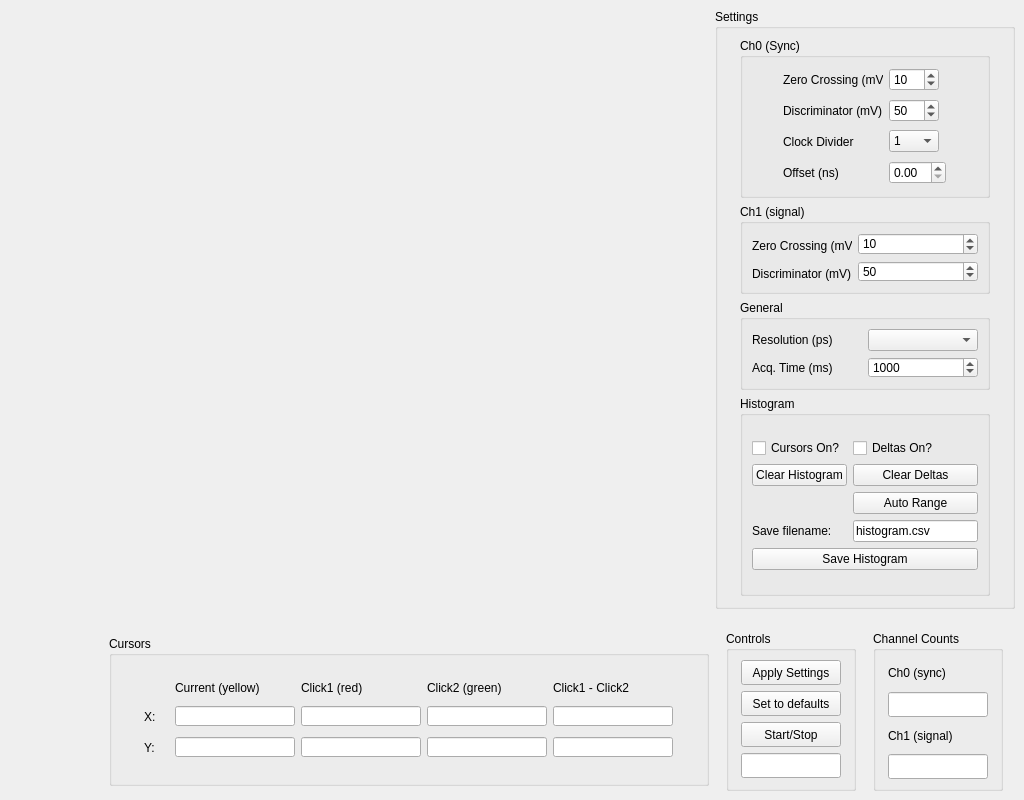
<?xml version="1.0" encoding="UTF-8"?>
<ui version="4.0">
 <class>MainWindow</class>
 <widget class="QMainWindow" name="MainWindow">
  <property name="geometry">
   <rect>
    <x>0</x>
    <y>0</y>
    <width>1024</width>
    <height>800</height>
   </rect>
  </property>
  <property name="minimumSize">
   <size>
    <width>1024</width>
    <height>800</height>
   </size>
  </property>
  <property name="windowTitle">
   <string>MainWindow</string>
  </property>
  <widget class="QWidget" name="centralwidget">
   <layout class="QGridLayout" name="gridLayout_2">
    <item row="0" column="0">
     <layout class="QGridLayout" name="gridLayout">
      <item row="1" column="0" alignment="Qt::AlignRight">
       <widget class="QGroupBox" name="groupBox">
        <property name="minimumSize">
         <size>
          <width>600</width>
          <height>150</height>
         </size>
        </property>
        <property name="maximumSize">
         <size>
          <width>600</width>
          <height>150</height>
         </size>
        </property>
        <property name="title">
         <string>Cursors</string>
        </property>
        <layout class="QGridLayout" name="gridLayout_4">
         <item row="0" column="1">
          <layout class="QGridLayout" name="gridLayout_3">
           <item row="0" column="1">
            <widget class="QLabel" name="current_Label">
             <property name="sizePolicy">
              <sizepolicy hsizetype="Fixed" vsizetype="Fixed">
               <horstretch>0</horstretch>
               <verstretch>0</verstretch>
              </sizepolicy>
             </property>
             <property name="minimumSize">
              <size>
               <width>120</width>
               <height>20</height>
              </size>
             </property>
             <property name="maximumSize">
              <size>
               <width>120</width>
               <height>20</height>
              </size>
             </property>
             <property name="text">
              <string>Current (yellow)</string>
             </property>
            </widget>
           </item>
           <item row="0" column="2">
            <widget class="QLabel" name="click1_Label">
             <property name="sizePolicy">
              <sizepolicy hsizetype="Fixed" vsizetype="Fixed">
               <horstretch>0</horstretch>
               <verstretch>0</verstretch>
              </sizepolicy>
             </property>
             <property name="minimumSize">
              <size>
               <width>120</width>
               <height>20</height>
              </size>
             </property>
             <property name="maximumSize">
              <size>
               <width>120</width>
               <height>20</height>
              </size>
             </property>
             <property name="text">
              <string>Click1 (red)</string>
             </property>
            </widget>
           </item>
           <item row="0" column="3">
            <widget class="QLabel" name="click2_Label">
             <property name="sizePolicy">
              <sizepolicy hsizetype="Fixed" vsizetype="Fixed">
               <horstretch>0</horstretch>
               <verstretch>0</verstretch>
              </sizepolicy>
             </property>
             <property name="minimumSize">
              <size>
               <width>120</width>
               <height>20</height>
              </size>
             </property>
             <property name="maximumSize">
              <size>
               <width>120</width>
               <height>20</height>
              </size>
             </property>
             <property name="text">
              <string>Click2 (green)</string>
             </property>
            </widget>
           </item>
           <item row="0" column="4">
            <widget class="QLabel" name="deltas_Label">
             <property name="sizePolicy">
              <sizepolicy hsizetype="Fixed" vsizetype="Fixed">
               <horstretch>0</horstretch>
               <verstretch>0</verstretch>
              </sizepolicy>
             </property>
             <property name="minimumSize">
              <size>
               <width>120</width>
               <height>20</height>
              </size>
             </property>
             <property name="maximumSize">
              <size>
               <width>120</width>
               <height>20</height>
              </size>
             </property>
             <property name="text">
              <string>Click1 - Click2</string>
             </property>
            </widget>
           </item>
           <item row="1" column="0">
            <widget class="QLabel" name="x_Label">
             <property name="sizePolicy">
              <sizepolicy hsizetype="Fixed" vsizetype="Fixed">
               <horstretch>0</horstretch>
               <verstretch>0</verstretch>
              </sizepolicy>
             </property>
             <property name="minimumSize">
              <size>
               <width>25</width>
               <height>25</height>
              </size>
             </property>
             <property name="maximumSize">
              <size>
               <width>25</width>
               <height>25</height>
              </size>
             </property>
             <property name="text">
              <string>X:</string>
             </property>
            </widget>
           </item>
           <item row="1" column="1">
            <widget class="QLineEdit" name="current_X">
             <property name="sizePolicy">
              <sizepolicy hsizetype="Fixed" vsizetype="Fixed">
               <horstretch>0</horstretch>
               <verstretch>0</verstretch>
              </sizepolicy>
             </property>
             <property name="minimumSize">
              <size>
               <width>120</width>
               <height>20</height>
              </size>
             </property>
             <property name="maximumSize">
              <size>
               <width>120</width>
               <height>20</height>
              </size>
             </property>
            </widget>
           </item>
           <item row="1" column="2">
            <widget class="QLineEdit" name="click_1_X">
             <property name="sizePolicy">
              <sizepolicy hsizetype="Fixed" vsizetype="Fixed">
               <horstretch>0</horstretch>
               <verstretch>0</verstretch>
              </sizepolicy>
             </property>
             <property name="minimumSize">
              <size>
               <width>120</width>
               <height>20</height>
              </size>
             </property>
             <property name="maximumSize">
              <size>
               <width>120</width>
               <height>20</height>
              </size>
             </property>
            </widget>
           </item>
           <item row="1" column="3">
            <widget class="QLineEdit" name="click_2_X">
             <property name="sizePolicy">
              <sizepolicy hsizetype="Fixed" vsizetype="Fixed">
               <horstretch>0</horstretch>
               <verstretch>0</verstretch>
              </sizepolicy>
             </property>
             <property name="minimumSize">
              <size>
               <width>120</width>
               <height>20</height>
              </size>
             </property>
             <property name="maximumSize">
              <size>
               <width>120</width>
               <height>20</height>
              </size>
             </property>
            </widget>
           </item>
           <item row="1" column="4">
            <widget class="QLineEdit" name="delta_X">
             <property name="sizePolicy">
              <sizepolicy hsizetype="Fixed" vsizetype="Fixed">
               <horstretch>0</horstretch>
               <verstretch>0</verstretch>
              </sizepolicy>
             </property>
             <property name="minimumSize">
              <size>
               <width>120</width>
               <height>20</height>
              </size>
             </property>
             <property name="maximumSize">
              <size>
               <width>120</width>
               <height>20</height>
              </size>
             </property>
            </widget>
           </item>
           <item row="2" column="0">
            <widget class="QLabel" name="y_Label">
             <property name="sizePolicy">
              <sizepolicy hsizetype="Fixed" vsizetype="Fixed">
               <horstretch>0</horstretch>
               <verstretch>0</verstretch>
              </sizepolicy>
             </property>
             <property name="minimumSize">
              <size>
               <width>25</width>
               <height>25</height>
              </size>
             </property>
             <property name="maximumSize">
              <size>
               <width>25</width>
               <height>25</height>
              </size>
             </property>
             <property name="text">
              <string>Y:</string>
             </property>
            </widget>
           </item>
           <item row="2" column="1">
            <widget class="QLineEdit" name="current_Y">
             <property name="sizePolicy">
              <sizepolicy hsizetype="Fixed" vsizetype="Fixed">
               <horstretch>0</horstretch>
               <verstretch>0</verstretch>
              </sizepolicy>
             </property>
             <property name="minimumSize">
              <size>
               <width>120</width>
               <height>20</height>
              </size>
             </property>
             <property name="maximumSize">
              <size>
               <width>120</width>
               <height>20</height>
              </size>
             </property>
            </widget>
           </item>
           <item row="2" column="2">
            <widget class="QLineEdit" name="click_1_Y">
             <property name="sizePolicy">
              <sizepolicy hsizetype="Fixed" vsizetype="Fixed">
               <horstretch>0</horstretch>
               <verstretch>0</verstretch>
              </sizepolicy>
             </property>
             <property name="minimumSize">
              <size>
               <width>120</width>
               <height>20</height>
              </size>
             </property>
             <property name="maximumSize">
              <size>
               <width>120</width>
               <height>20</height>
              </size>
             </property>
            </widget>
           </item>
           <item row="2" column="3">
            <widget class="QLineEdit" name="click_2_Y">
             <property name="sizePolicy">
              <sizepolicy hsizetype="Fixed" vsizetype="Fixed">
               <horstretch>0</horstretch>
               <verstretch>0</verstretch>
              </sizepolicy>
             </property>
             <property name="minimumSize">
              <size>
               <width>120</width>
               <height>20</height>
              </size>
             </property>
             <property name="maximumSize">
              <size>
               <width>120</width>
               <height>20</height>
              </size>
             </property>
            </widget>
           </item>
           <item row="2" column="4">
            <widget class="QLineEdit" name="delta_Y">
             <property name="sizePolicy">
              <sizepolicy hsizetype="Fixed" vsizetype="Fixed">
               <horstretch>0</horstretch>
               <verstretch>0</verstretch>
              </sizepolicy>
             </property>
             <property name="minimumSize">
              <size>
               <width>120</width>
               <height>20</height>
              </size>
             </property>
             <property name="maximumSize">
              <size>
               <width>120</width>
               <height>20</height>
              </size>
             </property>
            </widget>
           </item>
          </layout>
         </item>
        </layout>
       </widget>
      </item>
      <item row="0" column="0">
       <widget class="PlotWidget" name="graph_Widget" native="true"/>
      </item>
      <item row="1" column="1">
       <layout class="QHBoxLayout" name="horizontalLayout">
        <item>
         <widget class="QGroupBox" name="groupBox_3">
          <property name="sizePolicy">
           <sizepolicy hsizetype="Fixed" vsizetype="Fixed">
            <horstretch>0</horstretch>
            <verstretch>0</verstretch>
           </sizepolicy>
          </property>
          <property name="minimumSize">
           <size>
            <width>130</width>
            <height>160</height>
           </size>
          </property>
          <property name="maximumSize">
           <size>
            <width>130</width>
            <height>160</height>
           </size>
          </property>
          <property name="title">
           <string>Controls</string>
          </property>
          <layout class="QGridLayout" name="gridLayout_11">
           <item row="0" column="0">
            <layout class="QGridLayout" name="gridLayout_10">
             <item row="0" column="0">
              <widget class="QPushButton" name="button_ApplySettings">
               <property name="sizePolicy">
                <sizepolicy hsizetype="Fixed" vsizetype="Fixed">
                 <horstretch>0</horstretch>
                 <verstretch>0</verstretch>
                </sizepolicy>
               </property>
               <property name="minimumSize">
                <size>
                 <width>100</width>
                 <height>25</height>
                </size>
               </property>
               <property name="maximumSize">
                <size>
                 <width>100</width>
                 <height>25</height>
                </size>
               </property>
               <property name="text">
                <string>Apply Settings</string>
               </property>
              </widget>
             </item>
             <item row="1" column="0">
              <widget class="QPushButton" name="button_Defaults">
               <property name="sizePolicy">
                <sizepolicy hsizetype="Fixed" vsizetype="Fixed">
                 <horstretch>0</horstretch>
                 <verstretch>0</verstretch>
                </sizepolicy>
               </property>
               <property name="minimumSize">
                <size>
                 <width>100</width>
                 <height>25</height>
                </size>
               </property>
               <property name="maximumSize">
                <size>
                 <width>100</width>
                 <height>25</height>
                </size>
               </property>
               <property name="text">
                <string>Set to defaults</string>
               </property>
              </widget>
             </item>
             <item row="2" column="0">
              <widget class="QPushButton" name="button_StartStop">
               <property name="sizePolicy">
                <sizepolicy hsizetype="Fixed" vsizetype="Fixed">
                 <horstretch>0</horstretch>
                 <verstretch>0</verstretch>
                </sizepolicy>
               </property>
               <property name="minimumSize">
                <size>
                 <width>100</width>
                 <height>25</height>
                </size>
               </property>
               <property name="maximumSize">
                <size>
                 <width>100</width>
                 <height>25</height>
                </size>
               </property>
               <property name="text">
                <string>Start/Stop</string>
               </property>
              </widget>
             </item>
             <item row="3" column="0">
              <widget class="QLineEdit" name="status">
               <property name="sizePolicy">
                <sizepolicy hsizetype="Fixed" vsizetype="Fixed">
                 <horstretch>0</horstretch>
                 <verstretch>0</verstretch>
                </sizepolicy>
               </property>
               <property name="minimumSize">
                <size>
                 <width>100</width>
                 <height>25</height>
                </size>
               </property>
               <property name="maximumSize">
                <size>
                 <width>100</width>
                 <height>25</height>
                </size>
               </property>
              </widget>
             </item>
            </layout>
           </item>
          </layout>
         </widget>
        </item>
        <item>
         <widget class="QGroupBox" name="groupBox_4">
          <property name="sizePolicy">
           <sizepolicy hsizetype="Fixed" vsizetype="Fixed">
            <horstretch>0</horstretch>
            <verstretch>0</verstretch>
           </sizepolicy>
          </property>
          <property name="minimumSize">
           <size>
            <width>130</width>
            <height>160</height>
           </size>
          </property>
          <property name="maximumSize">
           <size>
            <width>130</width>
            <height>160</height>
           </size>
          </property>
          <property name="title">
           <string>Channel Counts</string>
          </property>
          <layout class="QGridLayout" name="gridLayout_8">
           <item row="0" column="0">
            <layout class="QVBoxLayout" name="verticalLayout_3">
             <item>
              <widget class="QLabel" name="counts_Ch0_Label">
               <property name="text">
                <string>Ch0 (sync)</string>
               </property>
              </widget>
             </item>
             <item>
              <widget class="QLineEdit" name="counts_Ch0">
               <property name="sizePolicy">
                <sizepolicy hsizetype="Fixed" vsizetype="Fixed">
                 <horstretch>0</horstretch>
                 <verstretch>0</verstretch>
                </sizepolicy>
               </property>
               <property name="minimumSize">
                <size>
                 <width>100</width>
                 <height>25</height>
                </size>
               </property>
               <property name="maximumSize">
                <size>
                 <width>100</width>
                 <height>25</height>
                </size>
               </property>
              </widget>
             </item>
             <item>
              <widget class="QLabel" name="counts_Ch1_Label">
               <property name="text">
                <string>Ch1 (signal)</string>
               </property>
              </widget>
             </item>
             <item>
              <widget class="QLineEdit" name="counts_Ch1">
               <property name="sizePolicy">
                <sizepolicy hsizetype="Fixed" vsizetype="Fixed">
                 <horstretch>0</horstretch>
                 <verstretch>0</verstretch>
                </sizepolicy>
               </property>
               <property name="minimumSize">
                <size>
                 <width>100</width>
                 <height>25</height>
                </size>
               </property>
               <property name="maximumSize">
                <size>
                 <width>100</width>
                 <height>25</height>
                </size>
               </property>
              </widget>
             </item>
            </layout>
           </item>
          </layout>
         </widget>
        </item>
       </layout>
      </item>
      <item row="0" column="1" alignment="Qt::AlignTop">
       <widget class="QGroupBox" name="settings_Box">
        <property name="sizePolicy">
         <sizepolicy hsizetype="Fixed" vsizetype="Fixed">
          <horstretch>0</horstretch>
          <verstretch>0</verstretch>
         </sizepolicy>
        </property>
        <property name="minimumSize">
         <size>
          <width>300</width>
          <height>600</height>
         </size>
        </property>
        <property name="maximumSize">
         <size>
          <width>300</width>
          <height>580</height>
         </size>
        </property>
        <property name="title">
         <string>Settings</string>
        </property>
        <layout class="QGridLayout" name="gridLayout_9">
         <item row="0" column="0">
          <layout class="QGridLayout" name="settings_Layout">
           <item row="3" column="0">
            <widget class="QGroupBox" name="histogram_Box">
             <property name="sizePolicy">
              <sizepolicy hsizetype="Fixed" vsizetype="Fixed">
               <horstretch>0</horstretch>
               <verstretch>0</verstretch>
              </sizepolicy>
             </property>
             <property name="minimumSize">
              <size>
               <width>250</width>
               <height>200</height>
              </size>
             </property>
             <property name="maximumSize">
              <size>
               <width>250</width>
               <height>200</height>
              </size>
             </property>
             <property name="title">
              <string>Histogram</string>
             </property>
             <layout class="QGridLayout" name="gridLayout_5">
              <item row="0" column="0">
               <layout class="QVBoxLayout" name="histogram_Layout_Main">
                <item>
                 <layout class="QGridLayout" name="histogram_Layout_Top">
                  <item row="0" column="0">
                   <widget class="QCheckBox" name="option_Cursor">
                    <property name="text">
                     <string>Cursors On?</string>
                    </property>
                   </widget>
                  </item>
                  <item row="0" column="1">
                   <widget class="QCheckBox" name="option_Deltas">
                    <property name="text">
                     <string>Deltas On?</string>
                    </property>
                   </widget>
                  </item>
                  <item row="1" column="0">
                   <widget class="QPushButton" name="button_ClearHistogram">
                    <property name="text">
                     <string>Clear Histogram</string>
                    </property>
                   </widget>
                  </item>
                  <item row="1" column="1">
                   <widget class="QPushButton" name="button_ClearDeltas">
                    <property name="text">
                     <string>Clear Deltas</string>
                    </property>
                   </widget>
                  </item>
                  <item row="2" column="1">
                   <widget class="QPushButton" name="button_AutoRange">
                    <property name="text">
                     <string>Auto Range</string>
                    </property>
                   </widget>
                  </item>
                  <item row="3" column="0">
                   <widget class="QLabel" name="filename_Label">
                    <property name="text">
                     <string>Save filename:</string>
                    </property>
                   </widget>
                  </item>
                  <item row="3" column="1">
                   <widget class="QLineEdit" name="filename">
                    <property name="text">
                     <string>histogram.csv</string>
                    </property>
                   </widget>
                  </item>
                 </layout>
                </item>
                <item>
                 <widget class="QPushButton" name="button_SaveHisto">
                  <property name="text">
                   <string>Save Histogram</string>
                  </property>
                 </widget>
                </item>
               </layout>
              </item>
             </layout>
            </widget>
           </item>
           <item row="2" column="0">
            <widget class="QGroupBox" name="general_Box">
             <property name="sizePolicy">
              <sizepolicy hsizetype="Fixed" vsizetype="Fixed">
               <horstretch>0</horstretch>
               <verstretch>0</verstretch>
              </sizepolicy>
             </property>
             <property name="minimumSize">
              <size>
               <width>250</width>
               <height>90</height>
              </size>
             </property>
             <property name="maximumSize">
              <size>
               <width>250</width>
               <height>16777215</height>
              </size>
             </property>
             <property name="title">
              <string>General</string>
             </property>
             <layout class="QGridLayout" name="gridLayout_12">
              <item row="0" column="0">
               <layout class="QGridLayout" name="general_Layout">
                <item row="0" column="0">
                 <widget class="QLabel" name="resolution_Label">
                  <property name="text">
                   <string>Resolution (ps)</string>
                  </property>
                 </widget>
                </item>
                <item row="0" column="1">
                 <widget class="QComboBox" name="resolution"/>
                </item>
                <item row="1" column="0">
                 <widget class="QLabel" name="label_2">
                  <property name="text">
                   <string>Acq. Time (ms)</string>
                  </property>
                 </widget>
                </item>
                <item row="1" column="1">
                 <widget class="QSpinBox" name="acq_Time">
                  <property name="maximum">
                   <number>36000000</number>
                  </property>
                  <property name="value">
                   <number>1000</number>
                  </property>
                 </widget>
                </item>
               </layout>
              </item>
             </layout>
            </widget>
           </item>
           <item row="1" column="0">
            <widget class="QGroupBox" name="ch1_Box">
             <property name="sizePolicy">
              <sizepolicy hsizetype="Fixed" vsizetype="Fixed">
               <horstretch>0</horstretch>
               <verstretch>0</verstretch>
              </sizepolicy>
             </property>
             <property name="minimumSize">
              <size>
               <width>250</width>
               <height>90</height>
              </size>
             </property>
             <property name="maximumSize">
              <size>
               <width>250</width>
               <height>90</height>
              </size>
             </property>
             <property name="title">
              <string>Ch1 (signal)</string>
             </property>
             <layout class="QGridLayout" name="gridLayout_7">
              <item row="0" column="0">
               <layout class="QGridLayout" name="ch1_Layout">
                <item row="0" column="1">
                 <widget class="QSpinBox" name="CFD1_Zerocross">
                  <property name="maximum">
                   <number>20</number>
                  </property>
                  <property name="value">
                   <number>10</number>
                  </property>
                 </widget>
                </item>
                <item row="1" column="1">
                 <widget class="QSpinBox" name="CFD1_Level">
                  <property name="maximum">
                   <number>800</number>
                  </property>
                  <property name="value">
                   <number>50</number>
                  </property>
                 </widget>
                </item>
                <item row="1" column="0">
                 <widget class="QLabel" name="CFD1_Level_Label">
                  <property name="sizePolicy">
                   <sizepolicy hsizetype="Fixed" vsizetype="Fixed">
                    <horstretch>0</horstretch>
                    <verstretch>0</verstretch>
                   </sizepolicy>
                  </property>
                  <property name="minimumSize">
                   <size>
                    <width>100</width>
                    <height>25</height>
                   </size>
                  </property>
                  <property name="maximumSize">
                   <size>
                    <width>100</width>
                    <height>25</height>
                   </size>
                  </property>
                  <property name="text">
                   <string>Discriminator (mV)</string>
                  </property>
                 </widget>
                </item>
                <item row="0" column="0">
                 <widget class="QLabel" name="CFD1_Zerocross_Label">
                  <property name="sizePolicy">
                   <sizepolicy hsizetype="Fixed" vsizetype="Fixed">
                    <horstretch>0</horstretch>
                    <verstretch>0</verstretch>
                   </sizepolicy>
                  </property>
                  <property name="minimumSize">
                   <size>
                    <width>100</width>
                    <height>25</height>
                   </size>
                  </property>
                  <property name="maximumSize">
                   <size>
                    <width>100</width>
                    <height>25</height>
                   </size>
                  </property>
                  <property name="text">
                   <string>Zero Crossing (mV)</string>
                  </property>
                 </widget>
                </item>
               </layout>
              </item>
             </layout>
            </widget>
           </item>
           <item row="0" column="0">
            <widget class="QGroupBox" name="ch0_Box">
             <property name="enabled">
              <bool>true</bool>
             </property>
             <property name="sizePolicy">
              <sizepolicy hsizetype="Fixed" vsizetype="Fixed">
               <horstretch>0</horstretch>
               <verstretch>0</verstretch>
              </sizepolicy>
             </property>
             <property name="minimumSize">
              <size>
               <width>250</width>
               <height>160</height>
              </size>
             </property>
             <property name="maximumSize">
              <size>
               <width>250</width>
               <height>160</height>
              </size>
             </property>
             <property name="title">
              <string>Ch0 (Sync)</string>
             </property>
             <layout class="QGridLayout" name="gridLayout_6">
              <item row="0" column="0">
               <layout class="QGridLayout" name="ch0_Layout">
                <item row="0" column="0">
                 <widget class="QLabel" name="CFD0_Zerocross_Label">
                  <property name="sizePolicy">
                   <sizepolicy hsizetype="Fixed" vsizetype="Fixed">
                    <horstretch>0</horstretch>
                    <verstretch>0</verstretch>
                   </sizepolicy>
                  </property>
                  <property name="minimumSize">
                   <size>
                    <width>100</width>
                    <height>25</height>
                   </size>
                  </property>
                  <property name="maximumSize">
                   <size>
                    <width>100</width>
                    <height>25</height>
                   </size>
                  </property>
                  <property name="text">
                   <string>Zero Crossing (mV)</string>
                  </property>
                 </widget>
                </item>
                <item row="0" column="1">
                 <widget class="QSpinBox" name="CFD0_Zerocross">
                  <property name="sizePolicy">
                   <sizepolicy hsizetype="Fixed" vsizetype="Fixed">
                    <horstretch>0</horstretch>
                    <verstretch>0</verstretch>
                   </sizepolicy>
                  </property>
                  <property name="minimumSize">
                   <size>
                    <width>50</width>
                    <height>0</height>
                   </size>
                  </property>
                  <property name="minimum">
                   <number>1</number>
                  </property>
                  <property name="maximum">
                   <number>20</number>
                  </property>
                  <property name="value">
                   <number>10</number>
                  </property>
                 </widget>
                </item>
                <item row="1" column="0">
                 <widget class="QLabel" name="CFD0_Level_Label">
                  <property name="sizePolicy">
                   <sizepolicy hsizetype="Fixed" vsizetype="Fixed">
                    <horstretch>0</horstretch>
                    <verstretch>0</verstretch>
                   </sizepolicy>
                  </property>
                  <property name="minimumSize">
                   <size>
                    <width>100</width>
                    <height>25</height>
                   </size>
                  </property>
                  <property name="maximumSize">
                   <size>
                    <width>100</width>
                    <height>25</height>
                   </size>
                  </property>
                  <property name="text">
                   <string>Discriminator (mV)</string>
                  </property>
                 </widget>
                </item>
                <item row="1" column="1">
                 <widget class="QSpinBox" name="CFD0_Level">
                  <property name="sizePolicy">
                   <sizepolicy hsizetype="Fixed" vsizetype="Fixed">
                    <horstretch>0</horstretch>
                    <verstretch>0</verstretch>
                   </sizepolicy>
                  </property>
                  <property name="minimumSize">
                   <size>
                    <width>50</width>
                    <height>0</height>
                   </size>
                  </property>
                  <property name="minimum">
                   <number>1</number>
                  </property>
                  <property name="maximum">
                   <number>800</number>
                  </property>
                  <property name="value">
                   <number>50</number>
                  </property>
                 </widget>
                </item>
                <item row="2" column="0">
                 <widget class="QLabel" name="sync_Divider_Label">
                  <property name="sizePolicy">
                   <sizepolicy hsizetype="Fixed" vsizetype="Fixed">
                    <horstretch>0</horstretch>
                    <verstretch>0</verstretch>
                   </sizepolicy>
                  </property>
                  <property name="minimumSize">
                   <size>
                    <width>100</width>
                    <height>25</height>
                   </size>
                  </property>
                  <property name="maximumSize">
                   <size>
                    <width>100</width>
                    <height>25</height>
                   </size>
                  </property>
                  <property name="text">
                   <string>Clock Divider</string>
                  </property>
                 </widget>
                </item>
                <item row="2" column="1">
                 <widget class="QComboBox" name="sync_Divider">
                  <property name="sizePolicy">
                   <sizepolicy hsizetype="Fixed" vsizetype="Fixed">
                    <horstretch>0</horstretch>
                    <verstretch>0</verstretch>
                   </sizepolicy>
                  </property>
                  <property name="minimumSize">
                   <size>
                    <width>50</width>
                    <height>0</height>
                   </size>
                  </property>
                  <item>
                   <property name="text">
                    <string>1</string>
                   </property>
                  </item>
                  <item>
                   <property name="text">
                    <string>2</string>
                   </property>
                  </item>
                  <item>
                   <property name="text">
                    <string>4</string>
                   </property>
                  </item>
                  <item>
                   <property name="text">
                    <string>8</string>
                   </property>
                  </item>
                 </widget>
                </item>
                <item row="3" column="0">
                 <widget class="QLabel" name="sync_Offset_Label">
                  <property name="sizePolicy">
                   <sizepolicy hsizetype="Fixed" vsizetype="Fixed">
                    <horstretch>0</horstretch>
                    <verstretch>0</verstretch>
                   </sizepolicy>
                  </property>
                  <property name="minimumSize">
                   <size>
                    <width>100</width>
                    <height>25</height>
                   </size>
                  </property>
                  <property name="maximumSize">
                   <size>
                    <width>100</width>
                    <height>25</height>
                   </size>
                  </property>
                  <property name="text">
                   <string>Offset (ns)</string>
                  </property>
                 </widget>
                </item>
                <item row="3" column="1">
                 <widget class="QDoubleSpinBox" name="sync_Offset"/>
                </item>
               </layout>
              </item>
             </layout>
            </widget>
           </item>
          </layout>
         </item>
         <item row="1" column="0">
          <spacer name="settings_Spacer">
           <property name="orientation">
            <enum>Qt::Vertical</enum>
           </property>
           <property name="sizeHint" stdset="0">
            <size>
             <width>20</width>
             <height>40</height>
            </size>
           </property>
          </spacer>
         </item>
        </layout>
       </widget>
      </item>
     </layout>
    </item>
   </layout>
  </widget>
 </widget>
 <customwidgets>
  <customwidget>
   <class>PlotWidget</class>
   <extends>QWidget</extends>
   <header>pyqtgraph</header>
   <container>1</container>
  </customwidget>
 </customwidgets>
 <resources/>
 <connections/>
</ui>
